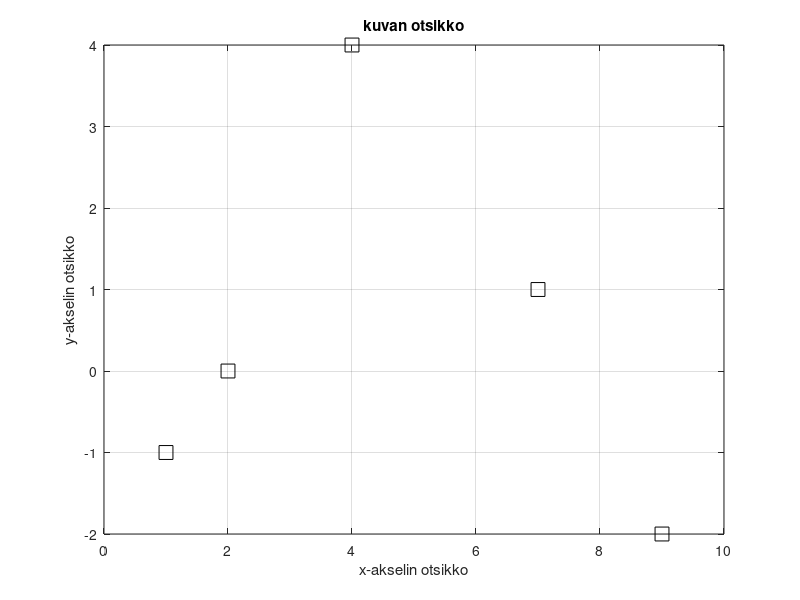
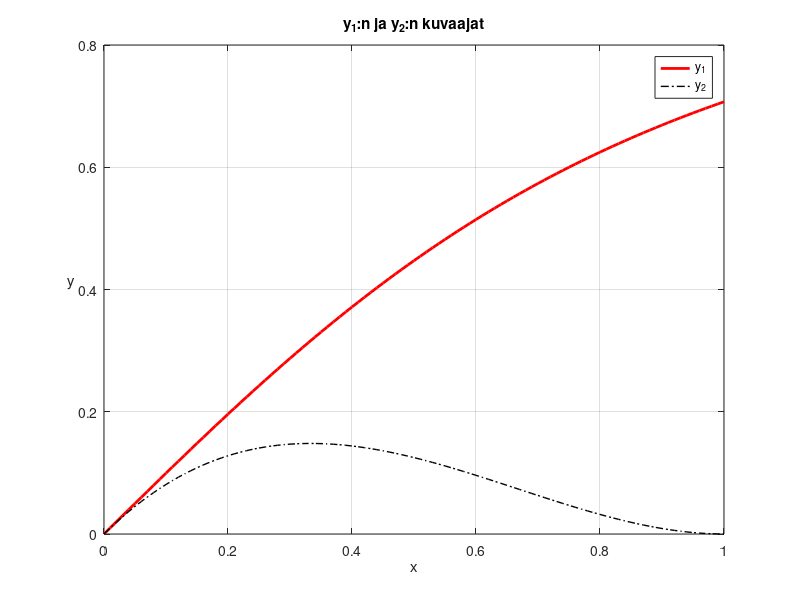

Write the MATLAB code that produced these figures, in order.
clear
x=[1,2,4,7,9] 
y=[-1,0,4,1,-2]
figure(1)
%plot(x,y,'linewidth',1.5)
%plot(x,y,'r','linewidth',1.5)
%plot(x,y,'r-o','linewidth',1.5,'markersize',10)
plot(x,y,'ks','markersize',10)
grid
xlabel('x-akselin otsikko')
ylabel('y-akselin otsikko')
title('kuvan otsikko')

%% 
clear
x=0:0.01:1; %puolipiste = ei tulostu komentoikkunaan

y1=x./sqrt(1+x.^2); %huomaa pisteet ./ ja .^
y2=x.*(1-x).^2; %huomaa pisteet .* ja .^

figure(2)
plot(x,y1,'r','linewidth',2) %r = punainen viiva
hold on %ensimmaisen plotin jalkeen
plot(x,y2,'k-.','linewidth',1)
hold off %viimeisen plotin jalkeen
grid %taustaristikko
legend('y_1','y_2') %"varikartta"
%legend({'y_1','y_2'},'location','northwest','fontsize',12) %"varikartta"
% xlim([0,1]) %x-akselin rajat, [vasen,oikea]
% ylim([0,0.8]) %y-akselin rajat, [ala,yla] 
% xticks(0:0.1:1) %x-akselin apuviivat
% yticks(0:0.1:0.8) %y-akselin apuviivat
xlabel('x')
ylabel('y','rotation',0)
title('y_1:n ja y_2:n kuvaajat')









